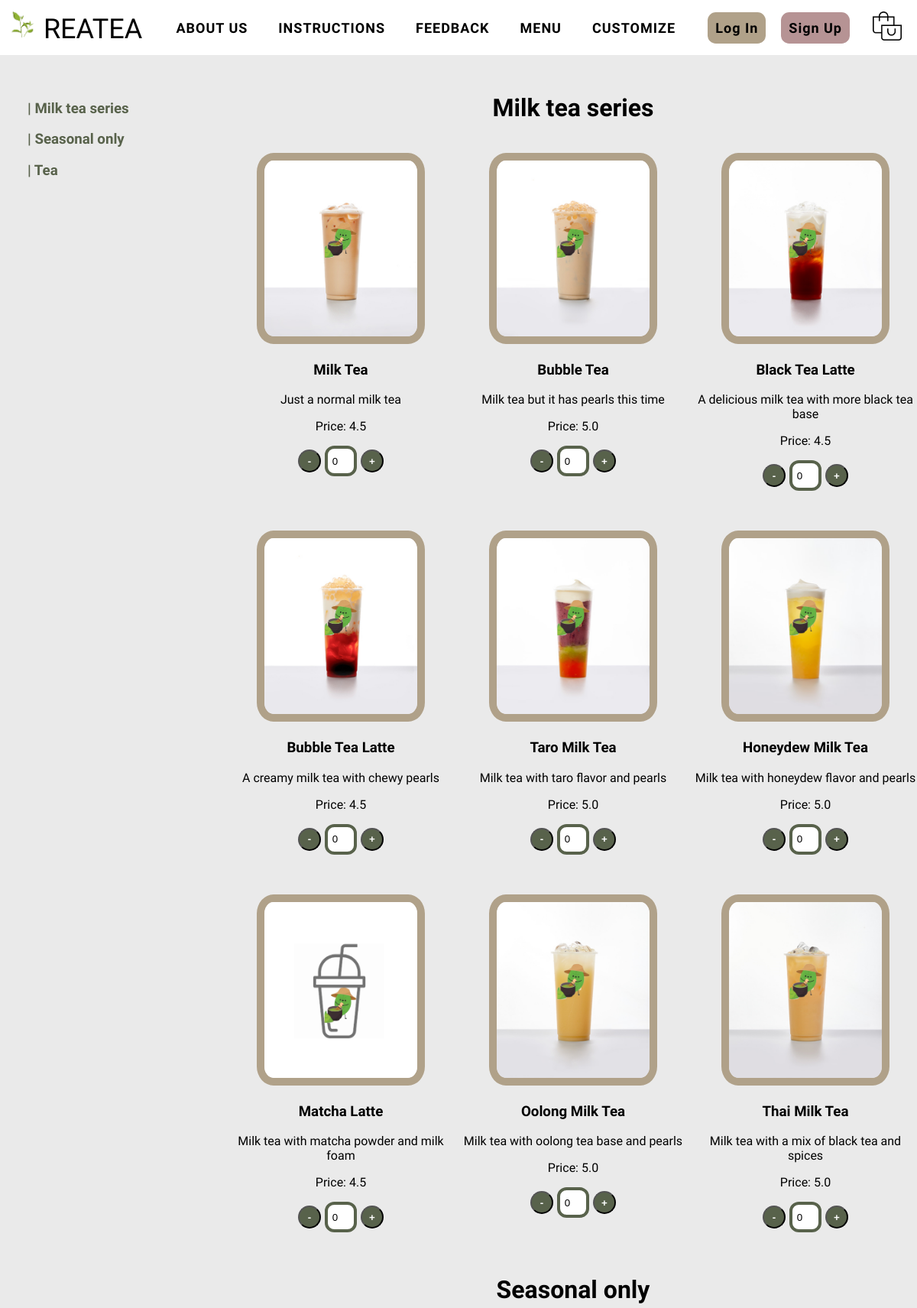
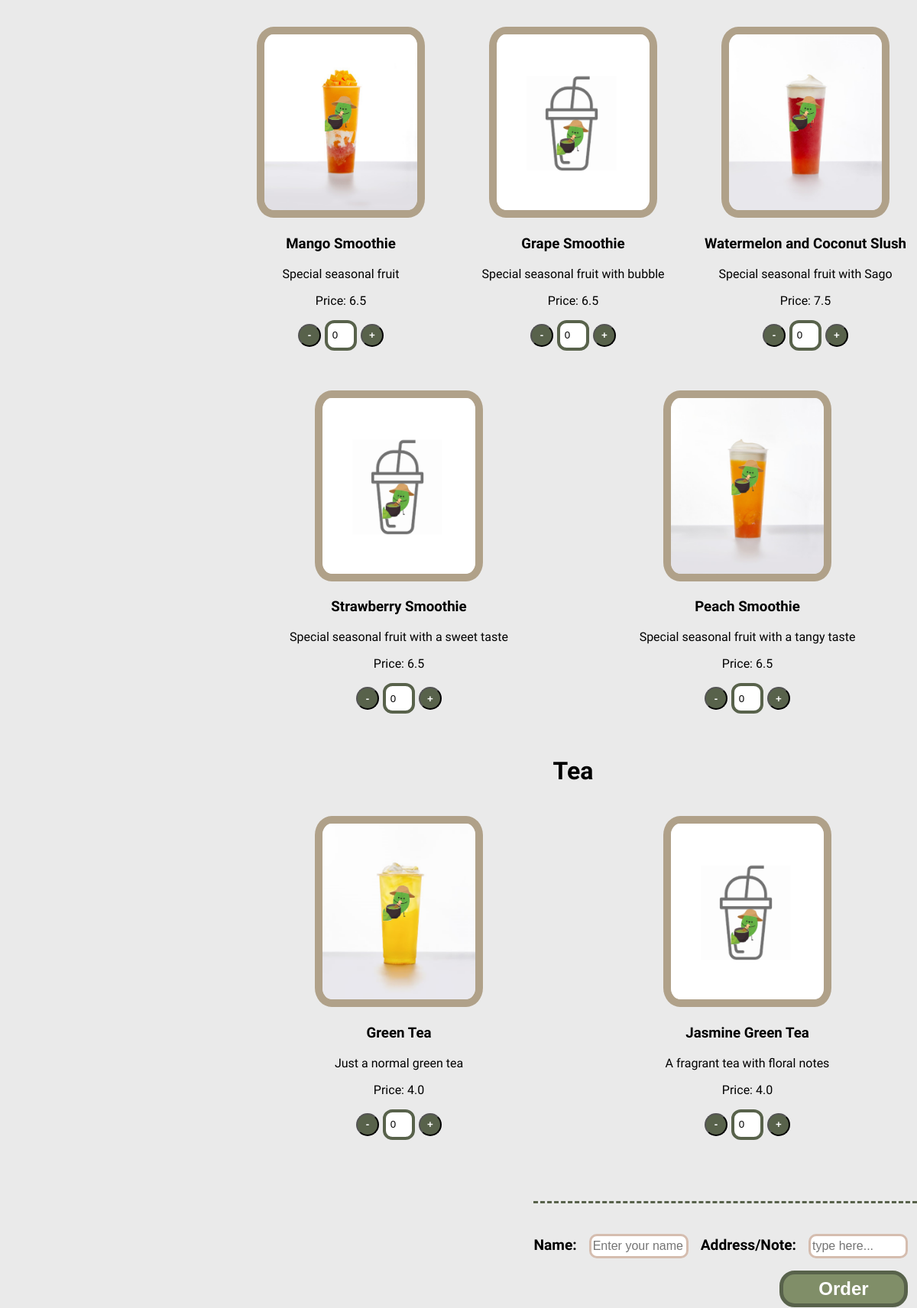
The page /menu (upper part) on the database its author committed (2 pictures, top to bottom).
### models.py (models this page shows, shortened)
class Product(db.Model):
    id = db.Column(db.Integer, primary_key=True)
    name = db.Column(db.String(80), unique=True, nullable=False)
    price = db.Column(db.Float, nullable=False)
    category = db.Column(db.String(80), nullable=False)
    description = db.Column(db.Text)
    quantity = db.Column(db.Integer, nullable=False)
    ingredients = db.relationship(
        "Ingredient",
        secondary="product_ingredient",
        lazy="subquery",
        backref=db.backref("products", lazy=True),
    )

### app.py (the view)
@app.route("/menu")
def menu():
    products = Product.query.all()
    categories = sorted(list(set([product.category for product in products])))
    product_dict = {}
    for category in categories:
        product_dict[category] = [
            product for product in products if product.category == category
        ]
    return render_template("menu.html", products=product_dict, categories=categories)

### templates/menu.html (shortened to what this page needs)
{% extends "base.html" %} {% block title %}Menu{% endblock %} {% block content
%}
<main>
  <div class="menucustomPage">
    <section class="menucustomNavBar">
      {% for category in categories %}
      <h3><a href="#{{ category }}">| {{ category|capitalize }}</a></h3>
      {% endfor %}
    </section>
    <section class="menuItem">
      {% for category in categories %}
      <h2 id="{{ category }}">{{ category|capitalize }}</h2>
      <ul class="itemType">
        {% for product in products[category] %}
        <li>
          <img
            src="{{ url_for('static', filename='image/menuPage/' + product.name + '.png') }}"
            alt="{{ product.name }} images"
            width="200"
            height="230"
            onerror="this.onerror=null;this.src='{{ url_for('static', filename='image/menuPage/placeholder.png') }}';"
          />
          <h3>{{ product.name }}</h3>
          <p>{{ product.description }}</p>
          <p>Price: {{ product.price }}</p>
          <div class="quantity">
            <button
              class="removeButton"
              type="button"
              onclick="subtractOne(this)"
            >
              -
            </button>
            <input class="count" type="number" value="0" readonly />
            <button class="addButton" type="button" onclick="addOne(this)">
              +
            </button>
          </div>
        </li>
        {% endfor %}
      </ul>
      {% endfor %}
      <div class="orderForm">
        <label for="name">Name:</label>
        <input id="name" type="text" placeholder="Enter your name"  />
        <label for="address">Address/Note:</label>
        <input id="address" type="text" placeholder="type here..." />
      </div>
      <button class="orderButton" type="button" onclick="submitOrder()">
        Order
      </button>
    </section>
  </div>
</main>
{% endblock %}

### static/css/stylesheet.css (style rules this page uses)
body { background-color: #EAEAEA; font-family: "Glegoo", serif; min-height: 100vh; display: flex; flex-direction: column; margin: 0px; }
h2 { color: black; }
h3 { color: black; }
.menucustomPage { display: grid; grid-template-columns: 2fr 6fr; grid-template-rows: 50px 1fr; }
.menucustomNavBar { grid-column: 1/2; grid-row: 1/3; position: fixed; margin-left: 3vw; margin-top: 5vh; }
.menucustomNavBar h3 a { text-decoration: none; color: #58624b; }
.menucustomItem, .menuItem { display: grid; grid-template-columns: 1fr; grid-column: 2/3; grid-row: 2/3; }
.menucustomItem h2, .menuItem h2 { margin: 0px; text-align: center; padding-bottom: 3vh; font-size: 2em; }
.itemType { display: flex; list-style-type: none; text-align: center; padding: 0px; flex-wrap: wrap; gap: 1vw; }
.itemType li { flex: 1 0 calc(20% - 10px); margin-bottom: 5vh; }
.itemType img { border-radius: 10%; border: 10px solid #B0A189; }
.quantity { display: flex; align-items: center; justify-content: center; margin-top: 10px; margin-bottom: 0px; }
.removeButton, .addButton { display: inline-block; width: 30px; height: 30px; background-color: #58624b; color: white; border-radius: 50%; font-weight: bold; cursor: pointer; }
.count { width: 30px; height: 30px; text-align: center; border: 4px solid #58624b; border-radius: 30%; margin: 0 5px; }
.orderButton { align-items: center; background-color: #808e68 !important; color: white; font-weight: bold; font-size: 1.5em; width: 14vw; height: 6vh; border-radius: 20px; justify-self: right; border: 5px solid #58624b; margin-right: 1vw; }
.menuItem .orderForm { justify-self: right; margin: 3vh 0px 2vh 0px; border-top: 3px dashed #58624b; padding-top: 5vh; }
.menuItem .orderForm label { font-size: 1.2em; font-weight: bold; }
.menuItem .orderForm input { border: 3px solid #d5bdaf; border-radius: 10px; width: 10vw; height: 3vh; margin: 0px 1vw 0px 1vw; justify-self: center; font-size: 1em; }

### rows shown on the page
Product: category "Milk tea series", name (picture), name "Milk Tea", description "Just a normal milk tea", price "4.5"
Product: category "Seasonal only", name (picture), name "Mango Smoothie", description "Special seasonal fruit", price "6.5"
Product: category "Tea", name (picture), name "Green Tea", description "Just a normal green tea", price "4.0"
Product: name (picture), name "Bubble Tea", description "Milk tea but it has pearls this time", price "5.0"
Product: name (picture), name "Black Tea Latte", description "A delicious milk tea with more black tea base", price "4.5"
Product: name (picture), name "Bubble Tea Latte", description "A creamy milk tea with chewy pearls", price "4.5"
Product: name (picture), name "Taro Milk Tea", description "Milk tea with taro flavor and pearls", price "5.0"
Product: name (picture), name "Honeydew Milk Tea", description "Milk tea with honeydew flavor and pearls", price "5.0"
Product: name "Matcha Latte", description "Milk tea with matcha powder and milk foam", price "4.5"
Product: name (picture), name "Oolong Milk Tea", description "Milk tea with oolong tea base and pearls", price "5.0"
Product: name (picture), name "Thai Milk Tea", description "Milk tea with a mix of black tea and spices", price "5.0"
Product: name "Grape Smoothie", description "Special seasonal fruit with bubble", price "6.5"
Product: name (picture), name "Watermelon and Coconut Slush", description "Special seasonal fruit with Sago", price "7.5"
Product: name "Strawberry Smoothie", description "Special seasonal fruit with a sweet taste", price "6.5"
Product: name (picture), name "Peach Smoothie", description "Special seasonal fruit with a tangy taste", price "6.5"
Product: name "Jasmine Green Tea", description "A fragrant tea with floral notes", price "4.0"
